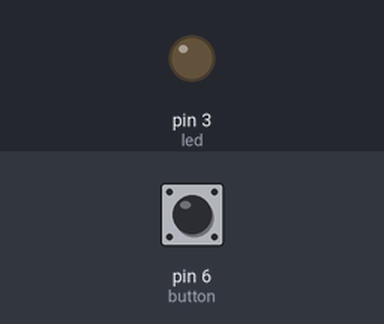
Bench run of a sketch on a simulated Arduino Uno, built with avr-gcc and run on an emulated ATmega328P. On the bench: output pins drawn as LEDs (lit = HIGH). Inputs (shaded band) come from the test bench; at power-on: pin 6 (button) HIGH.

Above: at 1.2 s.
1.3 s: pin 6 (button) pulled LOW for 0.15 s
At 1.37 s:
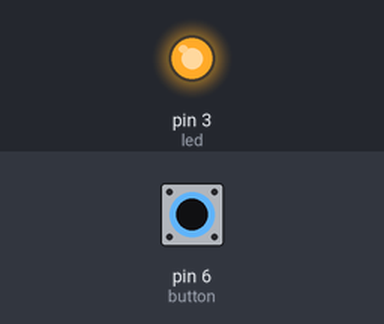
2.9 s: pin 6 (button) pulled LOW for 3.2 s
At 6.5 s:
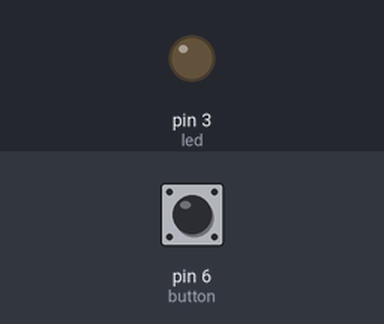
Timing chart, 0 to 8.0 s (numbered marks = the images above; inputs shaded):
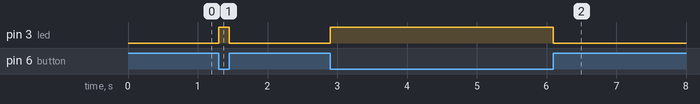

The sketch:

led-button.ino
```cpp
int button=6;
int led=3;

void setup() {
  pinMode(button,INPUT); // read permission
  pinMode(led,OUTPUT); // write permission
  Serial.begin(9600);
}

void loop() {
  if(digitalRead(button)==0) // on (pressed)
    digitalWrite(led,1);
  else
    digitalWrite(led,0); // off (not pressed)
}
```

Measured:
- after the input at 1.3 s, pin 3 (led): LOW → HIGH at once, → LOW 0.15 s later
- after the input at 2.9 s, pin 3 (led): LOW → HIGH at once, → LOW 3.2 s later
